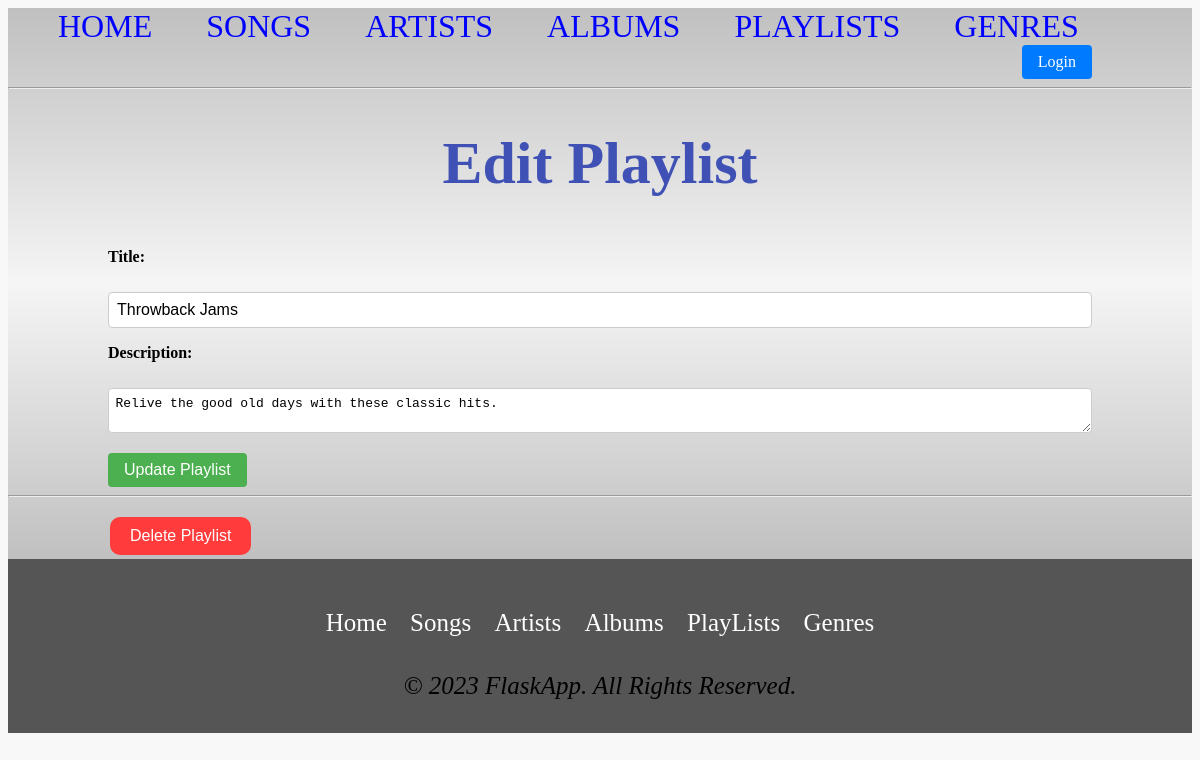
Page /edit_playlist/2 on the committed database.
### tables this page shows
CREATE TABLE Playlist (
    PlaylistID INTEGER PRIMARY KEY AUTOINCREMENT,
    Title VARCHAR(255),
    Description TEXT,
    UserID INTEGER,
    TotalDuration VARCHAR(255),
    FOREIGN KEY (UserID) REFERENCES User(UserID)
);

### main.py (the view, shortened to what this page needs)
@app.route('/edit_playlist/<int:id>', methods=['GET', 'POST'])
def edit_playlist(id):
  conn = get_db_connection()
  playlist = conn.execute('SELECT * FROM Playlist WHERE PlaylistID = ?',
                          (id, )).fetchone()
  return render_template('edit_playlist.html', id=id, playlist=playlist)

### main.py (called while the page is built)
def get_db_connection():
  conn = sqlite3.connect('database.db')
  conn.row_factory = sqlite3.Row
  return conn

### templates/edit_playlist.html
{% extends 'base.html' %}
{% block content %}
    <h1>Edit Playlist</h1>
    <form style="margin-left: 100px; margin-right: 100px;" method="post">
        <label for="title">Title:</label>
        <br>
        <input type="text" id="title" name="title" value="{{ playlist['Title'] }}" required>
        <br>
        <label for="description">Description:</label>
        <br>
        <textarea id="description" name="description" required>{{ playlist['Description'] }}</textarea>
        <br>
        <button type="submit">Update Playlist</button>
    </form>
    <hr>
    <form style="margin-left: 100px; margin-right: 100px;" action="{{ url_for('delete_playlist',id=playlist['PlaylistID']) }}" method="POST">
            <input type="submit" value="Delete Playlist"
                    onclick="return confirm('Are you sure you want to delete this playlist?')">
    </form>
{% endblock %}

### static/styles/style.css (style rules this page uses)
h1 { color: #333; font-size: 2.5em; margin-bottom: 0.5em; }
label { display: block; font-weight: bold; margin-bottom: 0.5em; }
input[type="text"], textarea { border: 1px solid #ccc; border-radius: 4px; box-sizing: border-box; font-size: 1em; padding: 0.5em; width: 100%; }
textarea { resize: vertical; }
button[type="submit"] { background-color: #4CAF50; border: none; border-radius: 4px; color: white; cursor: pointer; font-size: 1em; margin-top: 1em; padding: 0.5em 1em; }
form { margin-top: 1em; }
input[type="text"], input[type="password"], input[type="email"] { border: 1px solid #ccc; border-radius: 4px; box-sizing: border-box; font-size: 1em; padding: 0.5em; width: 100%; margin-bottom: 1em; }
button[type="submit"] { background-color: #4CAF50; border: none; border-radius: 4px; color: white; cursor: pointer; font-size: 1em; padding: 0.5em 1em; }
body { background-color: #F8F8F8; }
h1 { font-size: 60px; font-weight: bold; text-align: center; color: #4051B5; margin-bottom: 50px; }
input[type=submit] { background-color: #ff3b3b; border: none; color: white; padding: 10px 20px; text-align: center; text-decoration: none; display: inline-block; font-size: 16px; margin: 4px 2px; cursor: pointer; border-radius: 10px; transition: background-color 0.3s ease-in-out; }

### rows in the picture
Playlist: title "Throwback Jams", description "Relive the good old days with these classic hits."
